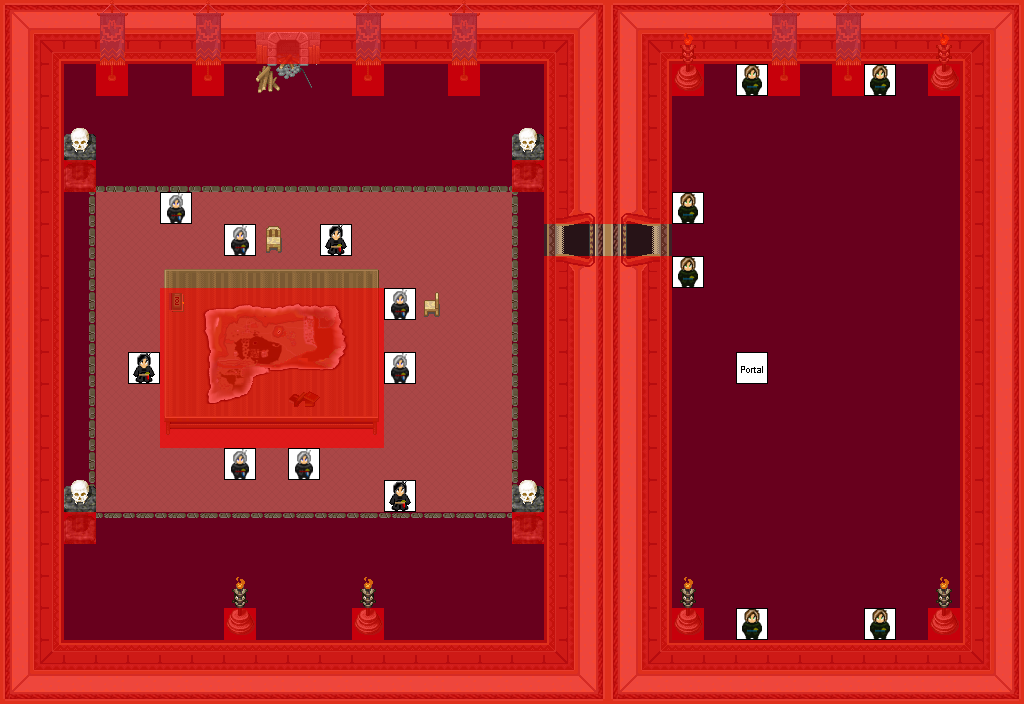

A 2D game scene composited from a Tiled map and its tileset images. What follows is a short description and the map's XML, with each tile layer's data collapsed to a summary:
An orthogonal 32x22 tile map with 32x32 px tiles, 8 tile layers (0_floor, 1_terrain, 2_object, 3_roof, ...), 49 tilesets.

<map version="0.99b" orientation="orthogonal" width="32" height="22" tilewidth="32" tileheight="32">
 <tileset name="../../tileset/item/furniture/curtain/curtain_rails.png" firstgid="1" tilewidth="32" tileheight="32">
  <image source="../../tileset/item/furniture/curtain/curtain_rails.png" trans="ff00ff" />
 </tileset>
 <tileset name="../../tileset/building/roof/red.png" firstgid="4" tilewidth="32" tileheight="32">
  <image source="../../tileset/building/roof/red.png" />
 </tileset>
 <tileset name="../../tileset/building/wall/int_wall_pale.png" firstgid="24" tilewidth="32" tileheight="32">
  <image source="../../tileset/building/wall/int_wall_pale.png" trans="ff00ff" />
 </tileset>
 <tileset name="../../tileset/building/window/int_windows_purple.png" firstgid="40" tilewidth="32" tileheight="32">
  <image source="../../tileset/building/window/int_windows_purple.png" trans="ff00ff" />
 </tileset>
 <tileset name="../../tileset/building/wall/int_wall_purple.png" firstgid="56" tilewidth="32" tileheight="32">
  <image source="../../tileset/building/wall/int_wall_purple.png" trans="ff00ff" />
 </tileset>
 <tileset name="../../tileset/building/wall/earthen_3.png" firstgid="76" tilewidth="32" tileheight="32">
  <image source="../../tileset/building/wall/earthen_3.png" trans="ff00ff" />
 </tileset>
 <tileset name="../../tileset/building/entrance/pale_red_ns.png" firstgid="104" tilewidth="32" tileheight="32">
  <image source="../../tileset/building/entrance/pale_red_ns.png" trans="ff00ff" />
 </tileset>
 <tileset name="../../tileset/building/entrance/pale_red_ew.png" firstgid="140" tilewidth="32" tileheight="32">
  <image source="../../tileset/building/entrance/pale_red_ew.png" trans="ff00ff" />
 </tileset>
 <tileset name="../../tileset/item/furniture/table/rectangular_with_meals.png" firstgid="188" tilewidth="32" tileheight="32">
  <image source="../../tileset/item/furniture/table/rectangular_with_meals.png" trans="ff00ff" />
 </tileset>
 <tileset name="../../tileset/item/furniture/table/table_with_beer.png" firstgid="197" tilewidth="32" tileheight="32">
  <image source="../../tileset/item/furniture/table/table_with_beer.png" trans="ff00ff" />
 </tileset>
 <tileset name="../../tileset/item/furniture/carpet/black_grey.png" firstgid="205" tilewidth="32" tileheight="32">
  <image source="../../tileset/item/furniture/carpet/black_grey.png" trans="ff00ff" />
 </tileset>
 <tileset name="../../tileset/plant/bush/bushes.png" firstgid="207" tilewidth="32" tileheight="32">
  <image source="../../tileset/plant/bush/bushes.png" trans="ffffff" />
 </tileset>
 <tileset name="../../tileset/item/furniture/table/long_front_on.png" firstgid="217" tilewidth="32" tileheight="32">
  <image source="../../tileset/item/furniture/table/long_front_on.png" />
 </tileset>
 <tileset name="../../tileset/plant/indoor/flowering_plant.png" firstgid="220" tilewidth="32" tileheight="32">
  <image source="../../tileset/plant/indoor/flowering_plant.png" />
 </tileset>
 <tileset name="../../tileset/item/furniture/chair/wooden_pale.png" firstgid="222" tilewidth="32" tileheight="32">
  <image source="../../tileset/item/furniture/chair/wooden_pale.png" />
 </tileset>
 <tileset name="../../tileset/plant/indoor/pot_plant.png" firstgid="226" tilewidth="32" tileheight="32">
  <image source="../../tileset/plant/indoor/pot_plant.png" />
 </tileset>
 <tileset name="../../tileset/plant/indoor/flower_vase.png" firstgid="229" tilewidth="32" tileheight="32">
  <image source="../../tileset/plant/indoor/flower_vase.png" />
 </tileset>
 <tileset name="../../tileset/item/furniture/table/long_side_on_pale.png" firstgid="232" tilewidth="32" tileheight="32">
  <image source="../../tileset/item/furniture/table/long_side_on_pale.png" />
 </tileset>
 <tileset name="../../tileset/item/furniture/shelve/bright_bookshelf_and_cupboard.png" firstgid="235" tilewidth="32" tileheight="32">
  <image source="../../tileset/item/furniture/shelve/bright_bookshelf_and_cupboard.png" />
 </tileset>
 <tileset name="../../tileset/item/armor/sword_rack.png" firstgid="241" tilewidth="32" tileheight="32">
  <image source="../../tileset/item/armor/sword_rack.png" />
 </tileset>
 <tileset name="../../tileset/building/stairs/stairs.png" firstgid="245" tilewidth="32" tileheight="32">
  <image source="../../tileset/building/stairs/stairs.png" />
 </tileset>
 <tileset name="../../tileset/item/furniture/table/wooden_pale.png" firstgid="249" tilewidth="32" tileheight="32">
  <image source="../../tileset/item/furniture/table/wooden_pale.png" />
 </tileset>
 <tileset name="../../tileset/item/chest/small.png" firstgid="250" tilewidth="32" tileheight="32">
  <image source="../../tileset/item/chest/small.png" trans="ff00ff" />
 </tileset>
 <tileset name="../../tileset/item/furniture/picture/small.png" firstgid="252" tilewidth="32" tileheight="32">
  <image source="../../tileset/item/furniture/picture/small.png" />
 </tileset>
 <tileset name="../../tileset/item/chest/large.png" firstgid="255" tilewidth="32" tileheight="32">
  <image source="../../tileset/item/chest/large.png" trans="ff00ff" />
 </tileset>
 <tileset name="../../tileset/item/furniture/clock/wooden_clock.png" firstgid="263" tilewidth="32" tileheight="32">
  <image source="../../tileset/item/furniture/clock/wooden_clock.png" />
 </tileset>
 <tileset name="../../tileset/building/decoration/pool.png" firstgid="265" tilewidth="32" tileheight="32">
  <image source="../../tileset/building/decoration/pool.png" />
 </tileset>
 <tileset name="../../tileset/building/decoration/banner.png" firstgid="274" tilewidth="32" tileheight="32">
  <image source="../../tileset/building/decoration/banner.png" />
 </tileset>
 <tileset name="../../tileset/plant/indoor/flower_baskets.png" firstgid="283" tilewidth="32" tileheight="32">
  <image source="../../tileset/plant/indoor/flower_baskets.png" />
 </tileset>
 <tileset name="../../tileset/building/entrance/detail_ew.png" firstgid="286" tilewidth="32" tileheight="32">
  <image source="../../tileset/building/entrance/detail_ew.png" trans="ff00ff" />
 </tileset>
 <tileset name="../../tileset/building/entrance/detail_ns.png" firstgid="292" tilewidth="32" tileheight="32">
  <image source="../../tileset/building/entrance/detail_ns.png" trans="ff00ff" />
 </tileset>
 <tileset name="../../tileset/logic/creature/elf.png" firstgid="298" tilewidth="32" tileheight="32">
  <image source="../../tileset/logic/creature/elf.png" />
 </tileset>
 <tileset name="../../tileset/logic/portal.png" firstgid="308" tilewidth="32" tileheight="32">
  <image source="../../tileset/logic/portal.png" />
 </tileset>
 <tileset name="../../tileset/logic/collision.png" firstgid="315" tilewidth="32" tileheight="32">
  <image source="../../tileset/logic/collision.png" />
 </tileset>
 <tileset name="chests banners" firstgid="316" tilewidth="32" tileheight="32">
  <image source="../../tileset/building/decoration/chests_banner.png" />
 </tileset>
 <tileset name="dark_red_wall" firstgid="322" tilewidth="32" tileheight="32">
  <image source="../../tileset/building/wall/int_wall_dark_red.png" />
 </tileset>
 <tileset name="dark_red_wall_corners1" firstgid="338" tilewidth="32" tileheight="32">
  <image source="../../tileset/building/wall/int_wall_dark_red_corners.png" />
 </tileset>
 <tileset name="dark_red_wall_corners2" firstgid="354" tilewidth="32" tileheight="32">
  <image source="../../tileset/building/wall/int_wall_dark_red_corners_2.png" />
 </tileset>
 <tileset name="fireplace" firstgid="362" tilewidth="32" tileheight="32">
  <image source="../../tileset/building/decoration/wood_fire.png" />
 </tileset>
 <tileset name="door" firstgid="366" tilewidth="32" tileheight="32">
  <image source="../../tileset/building/entrance/dark_red_ew.png" />
 </tileset>
 <tileset name="door_details" firstgid="378" tilewidth="32" tileheight="32">
  <image source="../../tileset/building/entrance/dark_red_ew_detail.png" />
 </tileset>
 <tileset name="bar" firstgid="390" tilewidth="32" tileheight="32">
  <image source="../../tileset/item/furniture/table/table_with_beer_dark.png" />
 </tileset>
 <tileset name="map" firstgid="400" tilewidth="32" tileheight="32">
  <image source="../../tileset/item/worldmap.png" />
 </tileset>
 <tileset name="table" firstgid="420" tilewidth="32" tileheight="32">
  <image source="../../tileset/item/furniture/table/table_wooden_brown.png" />
 </tileset>
 <tileset name="banner" firstgid="429" tilewidth="32" tileheight="32">
  <image source="../../tileset/item/banners/banners.png" />
 </tileset>
 <tileset name="skull_pedestal" firstgid="435" tilewidth="32" tileheight="32">
  <image source="../../tileset/item/statue/skullpedestal.png" />
 </tileset>
 <tileset name="torch" firstgid="437" tilewidth="32" tileheight="32">
  <image source="../../tileset/item/furniture/light/dark_torch.png" />
 </tileset>
 <tileset name="books" firstgid="445" tilewidth="32" tileheight="32">
  <image source="../../tileset/item/books2.png" />
 </tileset>
 <tileset name="assassins" firstgid="449" tilewidth="32" tileheight="32">
  <image source="../../tileset/logic/creature/human_evil.png" />
 </tileset>
 <layer name="0_floor" width="32" height="22">
  <data>[704 cells, 704 non-empty, 2 distinct tile ids]</data>
 </layer>
 <layer name="1_terrain" width="32" height="22">
  <data>[704 cells, 320 non-empty, 26 distinct tile ids]</data>
 </layer>
 <layer name="2_object" width="32" height="22">
  <data>[704 cells, 84 non-empty, 28 distinct tile ids]</data>
 </layer>
 <layer name="3_roof" width="32" height="22">
  <data>[704 cells, 36 non-empty, 28 distinct tile ids]</data>
 </layer>
 <layer name="4_roof_add" width="32" height="22">
  <data>[704 cells, 2 non-empty, 2 distinct tile ids]</data>
 </layer>
 <layer name="objects" width="32" height="22">
  <data>[704 cells, 16 non-empty, 4 distinct tile ids]</data>
 </layer>
 <layer name="collision" width="32" height="22" opacity="0.63">
  <data>[704 cells, 319 non-empty, 1 distinct tile ids]</data>
 </layer>
 <layer name="protection" width="32" height="22">
  <data>[704 cells, 0 non-empty, 0 distinct tile ids]</data>
 </layer>
</map>
